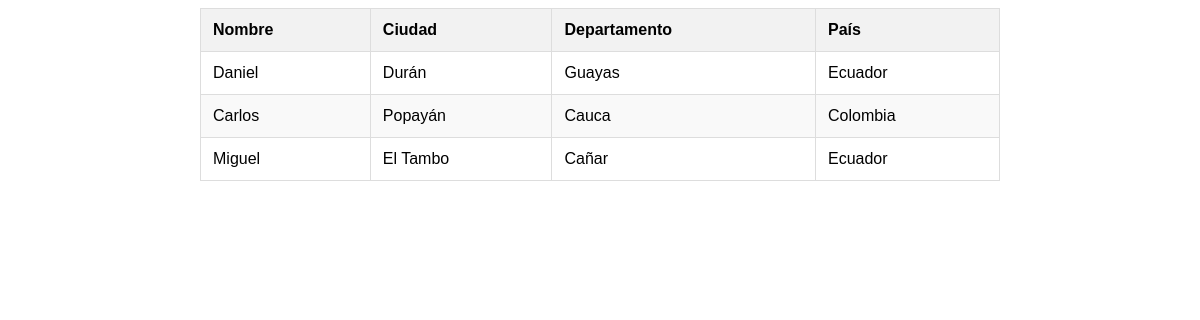
The page / on the database its author committed.
### tables this page shows
CREATE TABLE `users` (
  `id` int NOT NULL,
  `name` varchar(80) NOT NULL,
  `email` text NOT NULL,
  `city_id` int NOT NULL,
  `created_at` timestamp NOT NULL
);

CREATE TABLE `cities` (
  `city_id` int NOT NULL,
  `city_name` varchar(60) NOT NULL,
  `province_id` int NOT NULL
);

CREATE TABLE `provinces` (
  `province_id` int NOT NULL,
  `province_name` varchar(60) NOT NULL,
  `country_id` int NOT NULL
);

CREATE TABLE `countries` (
  `country_id` int NOT NULL,
  `country_name` varchar(60) NOT NULL
);

### models/users.php (called while the page is built)
<?php
class UserModel
{
    private $db;
    function __construct($db)
    {
        $this->db = $db;
    }
    public function getUsers()
    {
        $SQL = "
            SELECT users.name as 'name',
                    cities.city_name as 'city',
                    provinces.province_name as 'province',
                    countries.country_name as 'country'
            FROM users
            JOIN cities ON (users.city_id = cities.city_id)
            JOIN provinces ON (cities.province_id = provinces.province_id)
            JOIN countries ON (provinces.country_id = countries.country_id)
        ";
        $users = $this->db->query($SQL, PDO::FETCH_ASSOC)->fetchAll();
        return $users;
    }
}

### index.php (the view, shortened to what this page needs)
<?php
include('./models/users.php');
$db_init = Database::initialize();
$db = $db_init->connect();
$user_model = new UserModel($db);
$users_list = $user_model->getUsers();
?>
<link rel="stylesheet" type="text/css" href="./assets/styles.css">
<table class="users-table">
    <thead class="table-row header">
        <th>Nombre</th>
        <th>Ciudad</th>
        <th>Departamento</th>
        <th>País</th>
    </thead>
    <tbody>
        <?php
        foreach ($users_list as $user) {
        ?>
            <tr class="table-row">
                <td class="table-col"><?php echo $user['name'] ?></td>
                <td class="table-col"><?php echo $user['city'] ?></td>
                <td class="table-col"><?php echo $user['province'] ?></td>
                <td class="table-col"><?php echo $user['country'] ?></td>
            </tr>
        <?php
        }
        ?>
    </tbody>
</table>

### assets/styles.css (style rules this page uses)
.users-table { margin: 0 auto; border-collapse: collapse; width: 80%; max-width: 800px; font-family: Arial, sans-serif; }
.users-table th, .users-table td { padding: 12px; text-align: left; vertical-align: middle; border: 1px solid #ddd; }
.users-table th { background-color: #f2f2f2; font-weight: bold; }
.users-table tbody tr:nth-child(even) { background-color: #f9f9f9; }

### rows shown on the page
users: name "Daniel", city.city_name "Durán", provinces.province_name "Guayas", countries.country_name "Ecuador"
users: name "Carlos", city.city_name "Popayán", provinces.province_name "Cauca", countries.country_name "Colombia"
users: name "Miguel", city.city_name "El Tambo", provinces.province_name "Cañar", countries.country_name "Ecuador"
